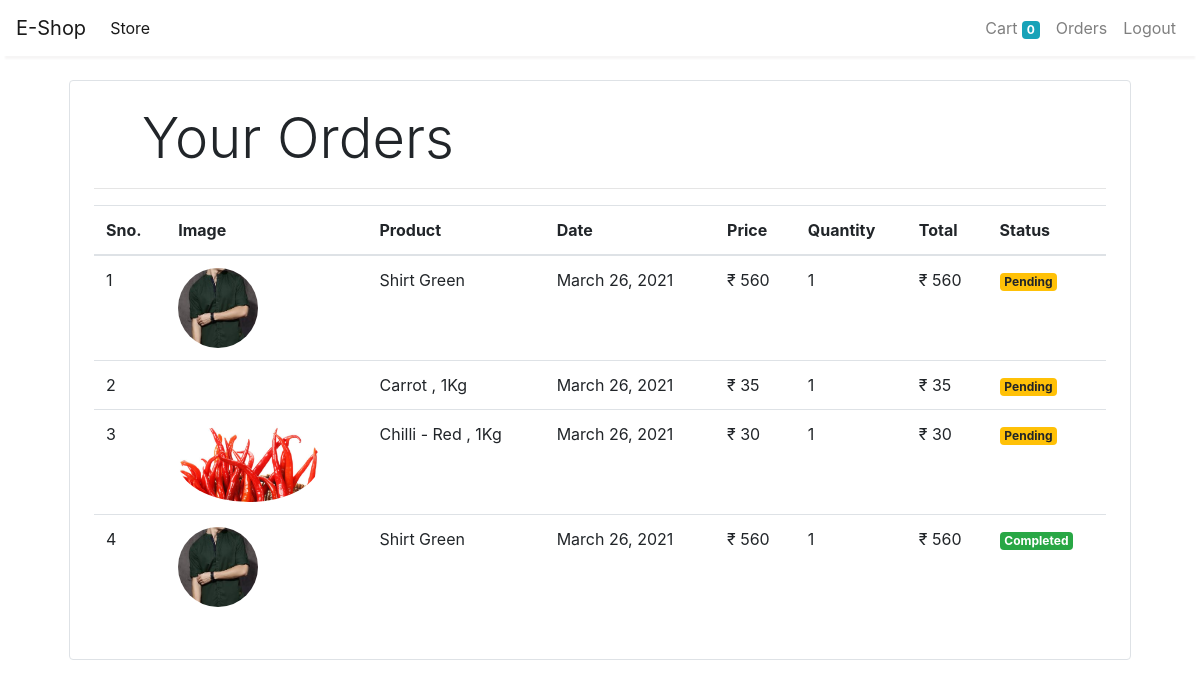
The app's page /orders (signed in) with its own data.
### Store/models/orders.py (models this page shows, shortened)
class Order(models.Model):
    product = models.ForeignKey(Product,
                                on_delete=models.CASCADE)
    customer = models.ForeignKey(Customer,
                                 on_delete=models.CASCADE)
    quantity = models.IntegerField(default=1)
    price = models.IntegerField()
    address = models.CharField(max_length=50, default='', blank=True)
    phone = models.CharField(max_length=50, default='', blank=True)
    date = models.DateField(default=datetime.datetime.today)
    status = models.BooleanField(default=False)
    @staticmethod
    def get_orders_by_customer(customer_id):
        return Order.objects.filter(customer=customer_id).order_by('-date')

### Store/models/product.py (models this page shows, shortened)
class Product(models.Model):
    name = models.CharField(max_length=200)
    price = models.IntegerField(default=0)
    category = models.ForeignKey(Category , on_delete=models.CASCADE , default=1)
    description = models.CharField(max_length=200 , default=''  , null=True , blank=True)
    image = models.ImageField(upload_to='uploads/products/')

### Store/middlewares/auth.py (the view)
    def middleware(request):
        print(request.session.get('customer'))
        returnUrl = request.META['PATH_INFO']
        print(request.META['PATH_INFO'])
        if not request.session.get('customer'):
           return redirect(f'login?return_url={returnUrl}')
        response = get_response(request)
        return response

### Store/templatetags/custom_filter.py (called while the page is built)
@register.filter(name='currency')
def currency(number):
    return "₹ "+str(number)

@register.filter(name='multiply')
def multiply(number , number1):
    return number * number1

### Store/views/orders.py (called while the page is built)
    def get(self , request ):
        customer = request.session.get('customer')
        orders = Order.get_orders_by_customer(customer)
        print(orders)
        return render(request , 'orders.html'  , {'orders' : orders})

### Store/templates/orders.html
{% extends 'base.html' %}
{% block content %}
{% load cart %}
{% load custom_filter %}
<div class="container">
   <div class="border rounded p-4 m-4">
        <p class="display-4 pl-4 ml-4">Your Orders</p>
        <hr>
        <table class="table">
            <thead>
                <tr>
                    <th>Sno.</th>
                    <th>Image</th>
                    <th>Product</th>
                    <th>Date</th>
                    <th>Price</th>
                    <th>Quantity</th>
                    <th>Total</th>
                    <th>Status</th>
                </tr>
            </thead>
            <tbody>
                {% for order in orders %}
                <tr>
                    <td>{{forloop.counter}}</td>
                    <td><img style="height: 80px;" class="rounded-circle" src="{{order.product.image.url}}" alt=""></td>
                    <td>{{order.product.name}}</td>
                    <td>{{order.date}}</td>
                    <td>{{order.price|currency}}</td>
                    <td>{{order.quantity}}</td>
                    <td>{{order.quantity|multiply:order.price|currency}}</td>
                    {% if order.status %}
                    <td><small class="badge badge-success">Completed</small></td>
                    {%else%}
                    <td><small class="badge badge-warning">Pending</small></td>
                    {% endif %}
                </tr>
                {% endfor %}
            </tbody>
        </table>
   </div>
</div>
{% endblock %}

### Store/templates/base.html (shortened to what this page needs)
<!doctype html>
<html lang="en">
<head>
  <link rel="stylesheet" href="https://maxcdn.bootstrapcdn.com/bootstrap/4.0.0/css/bootstrap.min.css"
>
</head>
<body>
  <nav class="one-edge-shadow
  sticky-top navbar
  navbar-expand-lg
   navbar-light bg-white">
    <a class="navbar-brand" href="/">E-Shop</a>
    <div class="collapse navbar-collapse" id="navbarSupportedContent">
      <ul class="navbar-nav mr-auto">
        <li class="nav-item active">
          <a class="nav-link" href="/store">Store <span class="sr-only">(current)</span></a>
        </li>
      </ul>
      <ul class=" navbar-nav my-2 my-lg-0">
        <li class="nav-item ">
          <a class="nav-link" href="/cart">Cart
            <span class="badge badge-info">{{request.session.cart.keys|length}}</span>
            <span class="sr-only">(current)</span></a>
        </li>
        {% if request.session.customer %}
        <li class="nav-item ">
          <a class="nav-link" href="/orders">Orders<span class="sr-only">(current)</span></a>
        </li>
        <li class="nav-item ">
          <a class="nav-link" href="/logout">Logout<span class="sr-only">(current)</span></a>
        </li>
        {% endif %}
      </ul>
    </div>
  </nav>
    {% block content %}{% endblock %}
</body>
</html>

### Store/templates/base.html (style rules this page uses)
nav { background-color: white; }
.one-edge-shadow { box-shadow: 0 8px 2px -5px rgb(246, 245, 245); }

### records on screen
Order: product.image (picture), product.name "Shirt Green", date "March 26, 2021", price "₹ 560", quantity "1", quantity|multiply "₹ 560", status "Pending"
Order: product.name "Carrot , 1Kg", date "March 26, 2021", price "₹ 35", quantity "1", quantity|multiply "₹ 35", status "Pending"
Order: product.image (picture), product.name "Chilli - Red , 1Kg", date "March 26, 2021", price "₹ 30", quantity "1", quantity|multiply "₹ 30", status "Pending"
Order: product.image (picture), product.name "Shirt Green", date "March 26, 2021", price "₹ 560", quantity "1", quantity|multiply "₹ 560", status "Completed"

### other values on screen
{{ request.session.cart.keys|length }} "0"
